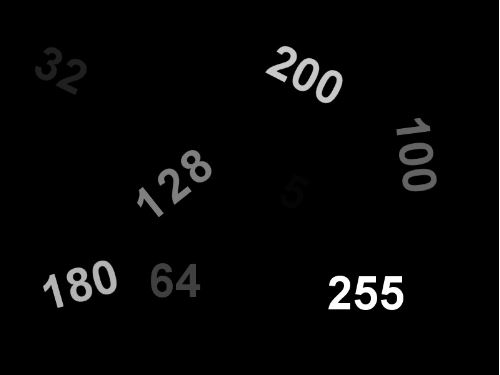
#> input picture OPENCV/преобразование изображения/threshold.JPG, 500 x 375 px
$ python Morphology_threshold.py
#> lines starting #> are read from the running program, lines starting #| are printed output that depends on the picture; after the words box and inside, x2 and y2 are one past the last pixel; in counts of white or black regions, pixels touching at a corner belong together
#импортируем библиотеку
import cv2

src=cv2.imread('threshold.JPG',cv2.IMREAD_GRAYSCALE)
#> src is the input picture: shape (375, 500); min 0, max 255, mean 6.6

# Set threshold and maxValue
thresh = 180
maxValue = 255

# Basic threshold example
th, dst = cv2.threshold(src, thresh, maxValue, cv2.THRESH_BINARY)
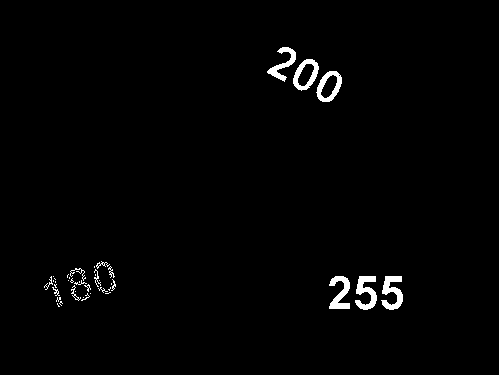
#> dst: shape (375, 500); 1.6% white; 41 white regions (25 under 20 px), largest, box (x1, y1, x2, y2) and area: (381, 276, 403, 310) 415, (355, 276, 377, 310) 412, (329, 276, 350, 309) 382
#> th = 180

cv2.imshow('threshold',dst)
cv2.waitKey()
cv2.destroyAllWindows()
